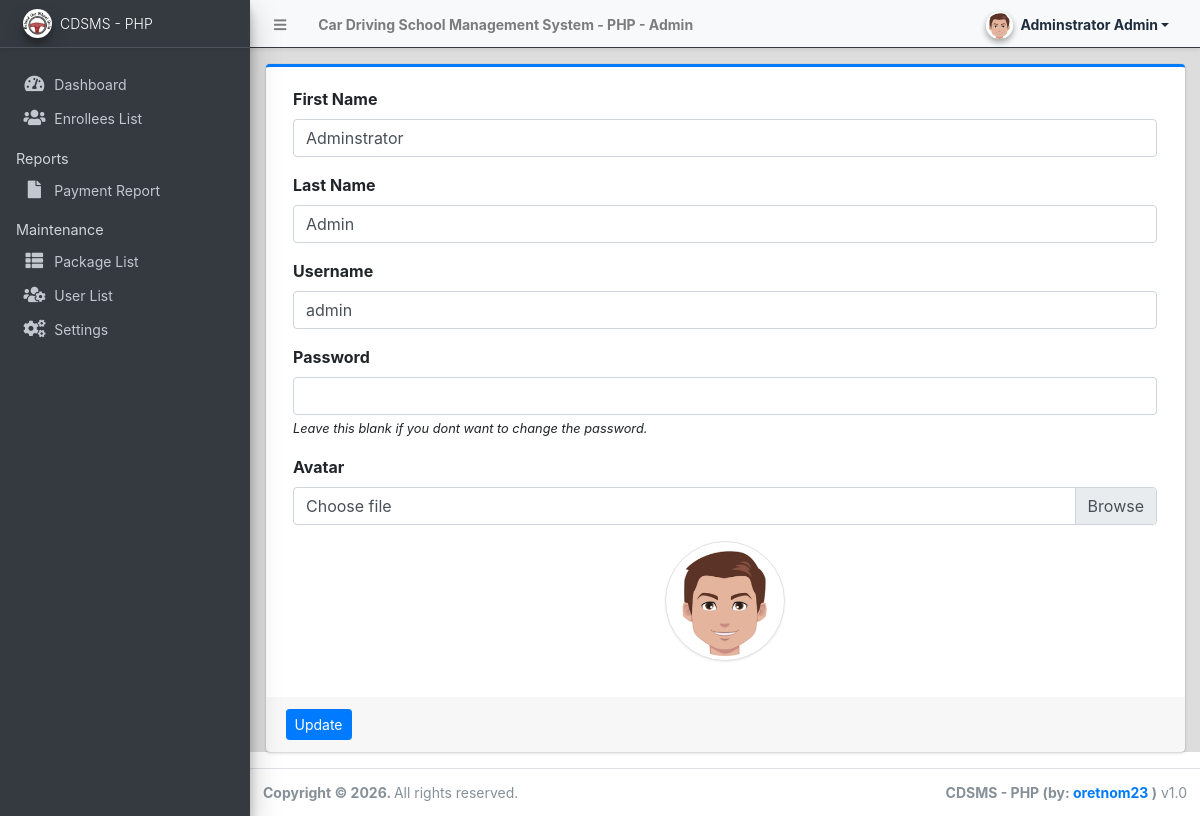
The app's page /admin/?page=user (signed in), older data.
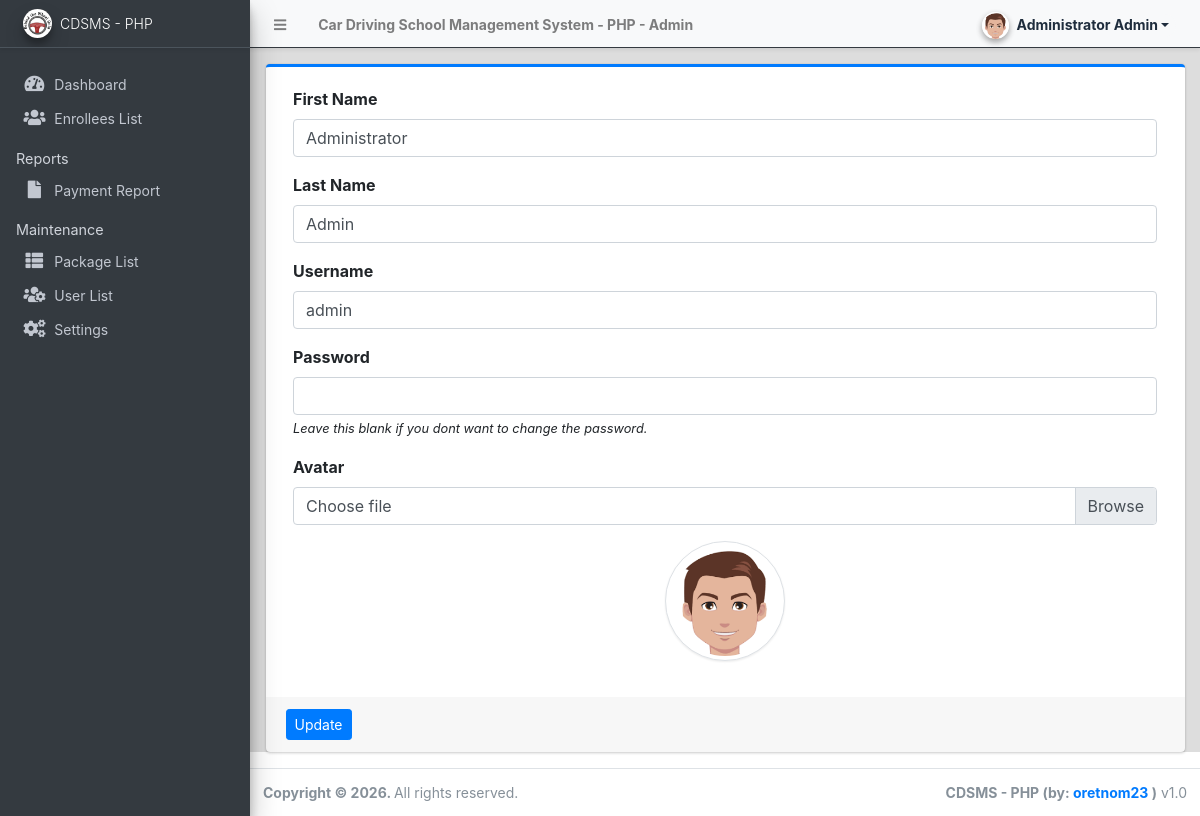
The same page, newer data.
### tables this page shows
CREATE TABLE IF NOT EXISTS `users` (
  `id` int(11) NOT NULL AUTO_INCREMENT,
  `firstname` varchar(250) NOT NULL,
  `middlename` text DEFAULT NULL,
  `lastname` varchar(250) NOT NULL,
  `username` varchar(250) NOT NULL,
  `password` text NOT NULL,
  `avatar` text DEFAULT NULL,
  `last_login` datetime DEFAULT NULL,
  `type` tinyint(1) NOT NULL DEFAULT 0,
  `status` int(1) NOT NULL DEFAULT 1 COMMENT '0=not verified, 1 = verified',
  `date_added` datetime NOT NULL DEFAULT CURRENT_TIMESTAMP,
  `date_updated` datetime DEFAULT NULL ON UPDATE CURRENT_TIMESTAMP,
  PRIMARY KEY (`id`)
);

### config.php (called while the page is built, shortened)
<?php
require_once('classes/DBConnection.php');
require_once('classes/SystemSettings.php');
function validate_image($file){
	if(!empty($file)){
        $ex = explode('?',$file);
        $file = $ex[0];
        $param =  isset($ex[1]) ? '?'.$ex[1]  : '';
		if(is_file(base_app.$file)){
			return base_url.$file.$param;
		}else{
			return base_url.'dist/img/no-image-available.png';
		}
	}else{
		return base_url.'dist/img/no-image-available.png';
	}
}
function isMobileDevice(){
    $aMobileUA = array(
        '/iphone/i' => 'iPhone',
        '/ipod/i' => 'iPod',
        '/ipad/i' => 'iPad',
        '/android/i' => 'Android',
        '/blackberry/i' => 'BlackBerry',
        '/webos/i' => 'Mobile'
    );
    return false;
}
?>

### classes/DBConnection.php (called while the page is built, shortened)
<?php
class DBConnection{
    public $conn;
    public function __construct(){
        $this->host     = defined('DB_SERVER') ? DB_SERVER : 'localhost';
        $this->username = defined('DB_USERNAME') ? DB_USERNAME : 'root';
        $this->password = defined('DB_PASSWORD') ? DB_PASSWORD : '';
        $this->database = defined('DB_NAME') ? DB_NAME : 'cdsms_db';
        $this->port     = defined('DB_PORT') ? (int)DB_PORT : 3306;
        $this->ssl      = defined('DB_SSL') ? (bool)DB_SSL : false;
        if (!isset($this->conn) || !$this->conn) {
            $this->conn = mysqli_init();
            $this->conn->options(MYSQLI_OPT_CONNECT_TIMEOUT, 15);
            $flags = 0;
            try {
                $connected = @$this->conn->real_connect(
                    $this->host,
                    $this->username,
                    $this->password,
                    $this->database,
                    $this->port,
                    NULL,
                    $flags
                );
                if (!$connected) {
                    $this->connect_error = mysqli_connect_error();
                    error_log("Aiven/MySQL Connection error: " . $this->connect_error);
                } else {
                    $this->conn->set_charset("utf8mb4");
                }
            } catch (Throwable $e) {
                $this->connect_error = $e->getMessage();
                error_log("Aiven/MySQL Exception during real_connect: " . $this->connect_error);
            }
        }
    }
}
?>

### classes/SystemSettings.php (called while the page is built, shortened)
<?php
class SystemSettings extends DBConnection{
	function userdata($field = ''){
		if(!empty($field)){
			if(isset($_SESSION['userdata'][$field]))
				return $_SESSION['userdata'][$field];
			else
				return null;
		}else{
			return false;
		}
	}
	function info($field=''){
		if(!empty($field)){
			if(isset($_SESSION['system_info'][$field]))
				return $_SESSION['system_info'][$field];
			else
				return false;
		}else{
			return false;
		}
	}
}
$_settings = new SystemSettings();
?>

### admin/user/index.php (the view, shortened to what this page needs)
<?php
$user = $conn->query("SELECT * FROM users where id ='".$_settings->userdata('id')."'");
foreach($user->fetch_array() as $k =>$v){
	$meta[$k] = $v;
}
?>
<div class="card card-outline card-primary">
	<div class="card-body">
		<div class="container-fluid">
			<form action="" id="manage-user">
				<div class="form-group">
					<label for="name">First Name</label>
					<input type="text" name="firstname" id="firstname" class="form-control" value="<?php echo isset($meta['firstname']) ? $meta['firstname']: '' ?>" required>
				</div>
				<div class="form-group">
					<label for="name">Last Name</label>
					<input type="text" name="lastname" id="lastname" class="form-control" value="<?php echo isset($meta['lastname']) ? $meta['lastname']: '' ?>" required>
				</div>
				<div class="form-group">
					<label for="username">Username</label>
					<input type="text" name="username" id="username" class="form-control" value="<?php echo isset($meta['username']) ? $meta['username']: '' ?>" required  autocomplete="off">
				</div>
				<div class="form-group">
					<label for="password">Password</label>
					<input type="password" name="password" id="password" class="form-control" value="" autocomplete="off">
					<small><i>Leave this blank if you dont want to change the password.</i></small>
				</div>
				<div class="form-group">
					<label for="" class="control-label">Avatar</label>
					<div class="custom-file">
		              <label class="custom-file-label" for="customFile">Choose file</label>
		            </div>
				</div>
				<div class="form-group d-flex justify-content-center">
					<img src="<?php echo validate_image(isset($meta['avatar']) ? $meta['avatar'] :'') ?>" alt="" id="cimg" class="img-fluid img-thumbnail">
				</div>
			</form>
		</div>
	</div>
	<div class="card-footer">
			<div class="col-md-12">
				<div class="row">
					<button class="btn btn-sm btn-primary" form="manage-user">Update</button>
				</div>
			</div>
		</div>
</div>

### admin/index.php (shortened to what this page needs)
<?php require_once('../config.php'); ?>
 <!DOCTYPE html>
<html lang="en" class="" style="height: auto;">
<?php require_once('inc/header.php') ?>
  <body class="sidebar-mini layout-fixed control-sidebar-slide-open layout-navbar-fixed sidebar-mini-md sidebar-mini-xs" data-new-gr-c-s-check-loaded="14.991.0" data-gr-ext-installed="" style="height: auto;">
    <div class="wrapper">
     <?php require_once('inc/topBarNav.php') ?>
     <?php require_once('inc/navigation.php') ?>
     <?php $page = isset($_GET['page']) ? $_GET['page'] : 'home';  ?>
      <div class="content-wrapper pt-3" style="min-height: 567.854px;">
        <section class="content ">
          <div class="container-fluid">
            <?php
              if(!file_exists($page.".php") && !is_dir($page)){
                  include '404.html';
              }else{
                if(is_dir($page))
                  include $page.'/index.php';
                else
                  include $page.'.php';
              }
            ?>
          </div>
        </section>
      </div>
      <?php require_once('inc/footer.php') ?>
  </body>
</html>

### admin/inc/header.php (shortened to what this page needs)
<head>
    <link rel="stylesheet" href="<?php echo base_url ?>plugins/fontawesome-free/css/all.min.css">
    <link rel="stylesheet" href="<?php echo base_url ?>plugins/tempusdominus-bootstrap-4/css/tempusdominus-bootstrap-4.min.css">
  <link rel="stylesheet" href="<?php echo base_url ?>plugins/datatables-bs4/css/dataTables.bootstrap4.min.css">
  <link rel="stylesheet" href="<?php echo base_url ?>plugins/datatables-responsive/css/responsive.bootstrap4.min.css">
  <link rel="stylesheet" href="<?php echo base_url ?>plugins/datatables-buttons/css/buttons.bootstrap4.min.css">
  <link rel="stylesheet" href="<?php echo base_url ?>plugins/select2/css/select2.min.css">
  <link rel="stylesheet" href="<?php echo base_url ?>plugins/select2-bootstrap4-theme/select2-bootstrap4.min.css">
    <link rel="stylesheet" href="<?php echo base_url ?>plugins/icheck-bootstrap/icheck-bootstrap.min.css">
    <link rel="stylesheet" href="<?php echo base_url ?>plugins/jqvmap/jqvmap.min.css">
    <link rel="stylesheet" href="<?php echo base_url ?>dist/css/adminlte.css">
    <link rel="stylesheet" href="<?php echo base_url ?>dist/css/custom.css">
    <link rel="stylesheet" href="<?php echo base_url ?>plugins/overlayScrollbars/css/OverlayScrollbars.min.css">
    <link rel="stylesheet" href="<?php echo base_url ?>plugins/daterangepicker/daterangepicker.css">
    <link rel="stylesheet" href="<?php echo base_url ?>plugins/summernote/summernote-bs4.min.css">
  <link rel="stylesheet" href="<?php echo base_url ?>plugins/sweetalert2-theme-bootstrap-4/bootstrap-4.min.css">
  </head>

### admin/inc/topBarNav.php (shortened to what this page needs)
<nav class="main-header navbar navbar-expand navbar-light border  border-dark border-top-0  border-left-0 border-right-0 navbar-light text-sm shadow-sm">
  <ul class="navbar-nav">
    <li class="nav-item">
    <a class="nav-link" data-widget="pushmenu" href="#" role="button"><i class="fas fa-bars"></i></a>
    </li>
    <li class="nav-item d-none d-sm-inline-block">
      <a href="<?php echo base_url ?>" class="nav-link"><b><?php echo (!isMobileDevice()) ? $_settings->info('name'):$_settings->info('short_name'); ?> - Admin</b></a>
    </li>
  </ul>
  <ul class="navbar-nav ml-auto">
    <li class="nav-item">
      <div class="btn-group nav-link">
            <button type="button" class="btn btn-rounded badge badge-light dropdown-toggle dropdown-icon" data-toggle="dropdown">
              <span><img src="<?php echo validate_image($_settings->userdata('avatar')) ?>" class="img-circle elevation-2 user-img" alt="User Image"></span>
              <span class="ml-3"><?php echo ucwords($_settings->userdata('firstname').' '.$_settings->userdata('lastname')) ?></span>
            </button>
        </div>
    </li>
  </ul>
</nav>

### admin/inc/navigation.php (shortened to what this page needs)
<aside class="main-sidebar sidebar-dark-primary elevation-4 sidebar-no-expand bg-dark">
  <a href="<?php echo base_url ?>admin/index.php" class="brand-link bg-transparent text-sm shadow-sm">
  <img src="<?php echo validate_image($_settings->info('logo'))?>" alt="Store Logo" class="brand-image img-circle elevation-3 bg-black" style="width: 1.8rem;height: 1.8rem;max-height: unset;object-fit:scale-down;object-position:center center">
  <span class="brand-text font-weight-light"><?php echo $_settings->info('short_name') ?></span>
  </a>
  <div class="sidebar os-host os-theme-light os-host-overflow os-host-overflow-y os-host-resize-disabled os-host-transition os-host-scrollbar-horizontal-hidden">
    <div class="os-content-glue" style="margin: 0px -8px; width: 249px; height: 646px;"></div>
    <div class="os-padding">
      <div class="os-viewport os-viewport-native-scrollbars-invisible" style="overflow-y: scroll;">
        <div class="os-content" style="padding: 0px 8px; height: 100%; width: 100%;">
          <nav class="mt-4">
             <ul class="nav nav-pills nav-sidebar flex-column text-sm nav-compact nav-flat nav-child-indent nav-collapse-hide-child" data-widget="treeview" role="menu" data-accordion="false">
              <li class="nav-item dropdown">
                <a href="./" class="nav-link nav-home">
                  <i class="nav-icon fas fa-tachometer-alt"></i>
                  <p>
                    Dashboard
                  </p>
                </a>
              </li>
              <li class="nav-item">
                <a href="<?php echo base_url ?>admin/?page=enrollees" class="nav-link nav-enrollees">
                  <i class="nav-icon fas fa-users"></i>
                  <p>
                    Enrollees List
                  </p>
                </a>
              </li>
              <li class="nav-header">Reports</li>
              <li class="nav-item dropdown">
                <a href="<?php echo base_url ?>admin/?page=reports" class="nav-link nav-reports">
                  <i class="nav-icon fas fa-file"></i>
                  <p>
                    Payment Report
                  </p>
                </a>
              </li>
              <?php if($_settings->userdata('type') == 1): ?>
              <li class="nav-header">Maintenance</li>
              <li class="nav-item dropdown">
                <a href="<?php echo base_url ?>admin/?page=packages" class="nav-link nav-packages">
                  <i class="nav-icon fas fa-th-list"></i>
                  <p>
                    Package List
                  </p>
                </a>
              </li>
              <li class="nav-item dropdown">
                <a href="<?php echo base_url ?>admin/?page=user/list" class="nav-link nav-user_list">
                  <i class="nav-icon fas fa-users-cog"></i>
                  <p>
                    User List
                  </p>
                </a>
              </li>
              <li class="nav-item dropdown">
                <a href="<?php echo base_url ?>admin/?page=system_info" class="nav-link nav-system_info">
                  <i class="nav-icon fas fa-cogs"></i>
                  <p>
                    Settings
                  </p>
                </a>
              </li>
              <?php endif; ?>
            </ul>
          </nav>
        </div>
      </div>
    </div>
  </div>
</aside>

### admin/inc/footer.php (shortened to what this page needs)
<footer class="main-footer text-sm">
        <strong>Copyright © <?php echo date('Y') ?>.
        </strong>
        All rights reserved.
        <div class="float-right d-none d-sm-inline-block">
          <b><?php echo $_settings->info('short_name') ?> (by: <a href="http://1sourcecodr.blogspot.com/" target="blank">oretnom23</a> )</b> v1.0
        </div>
      </footer>
    </div>

### admin/inc/topBarNav.php (style rules this page uses)
.user-img { position: absolute; height: 27px; width: 27px; object-fit: cover; left: -7%; top: -12%; }
.btn-rounded { border-radius: 50px; }

### admin/user/index.php (style rules this page uses)
img#cimg { height: 15vh; width: 15vh; object-fit: cover; border-radius: 100% 100%; }

Row changes from the older to the newer data that the page shows:
changed users "Admin": firstname "Adminstrator" → "Administrator"
Text that changed along with them:
$_settings->userdata('firstname').' '.$_settings->userdata('lastname'): "Adminstrator Admin" → "Administrator Admin"
